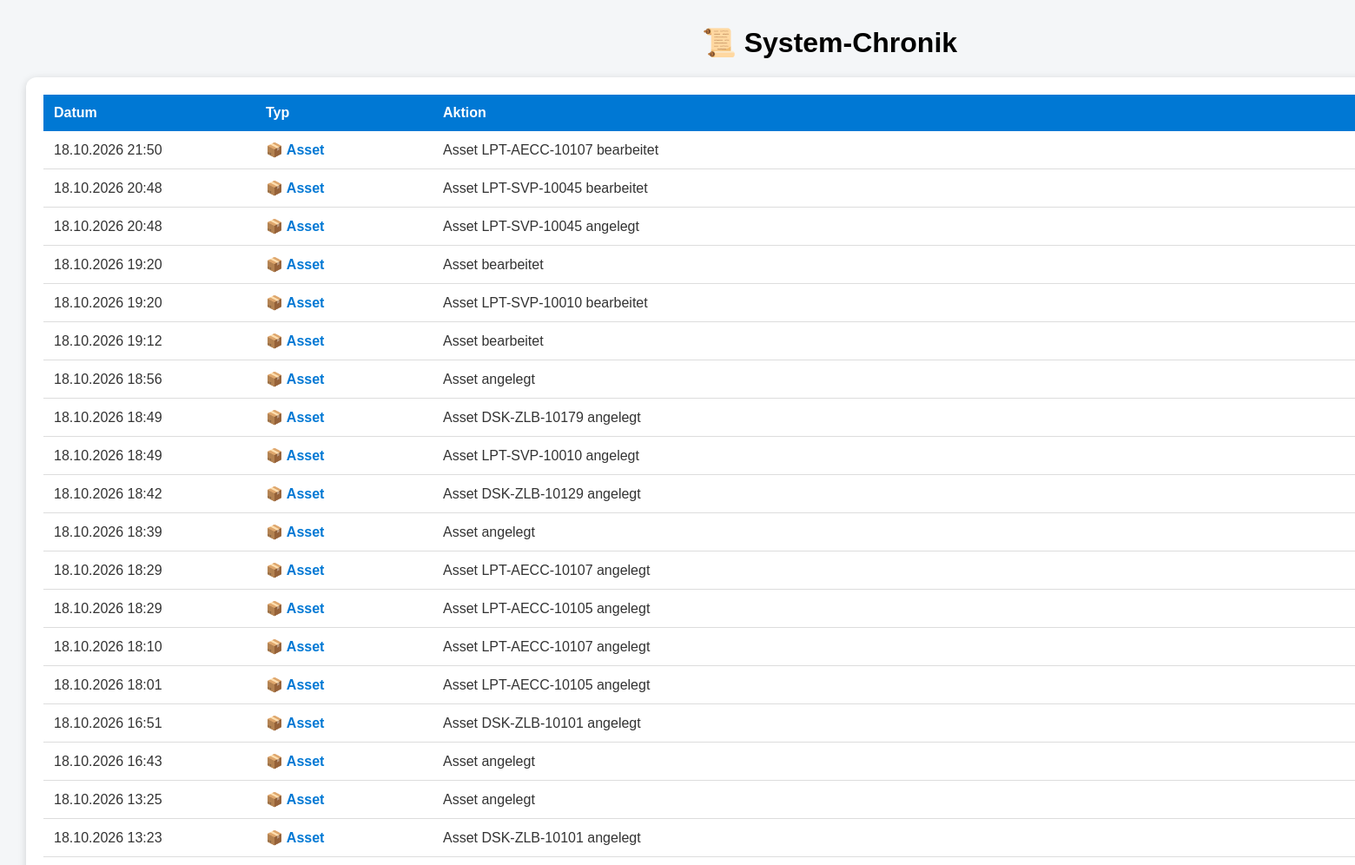
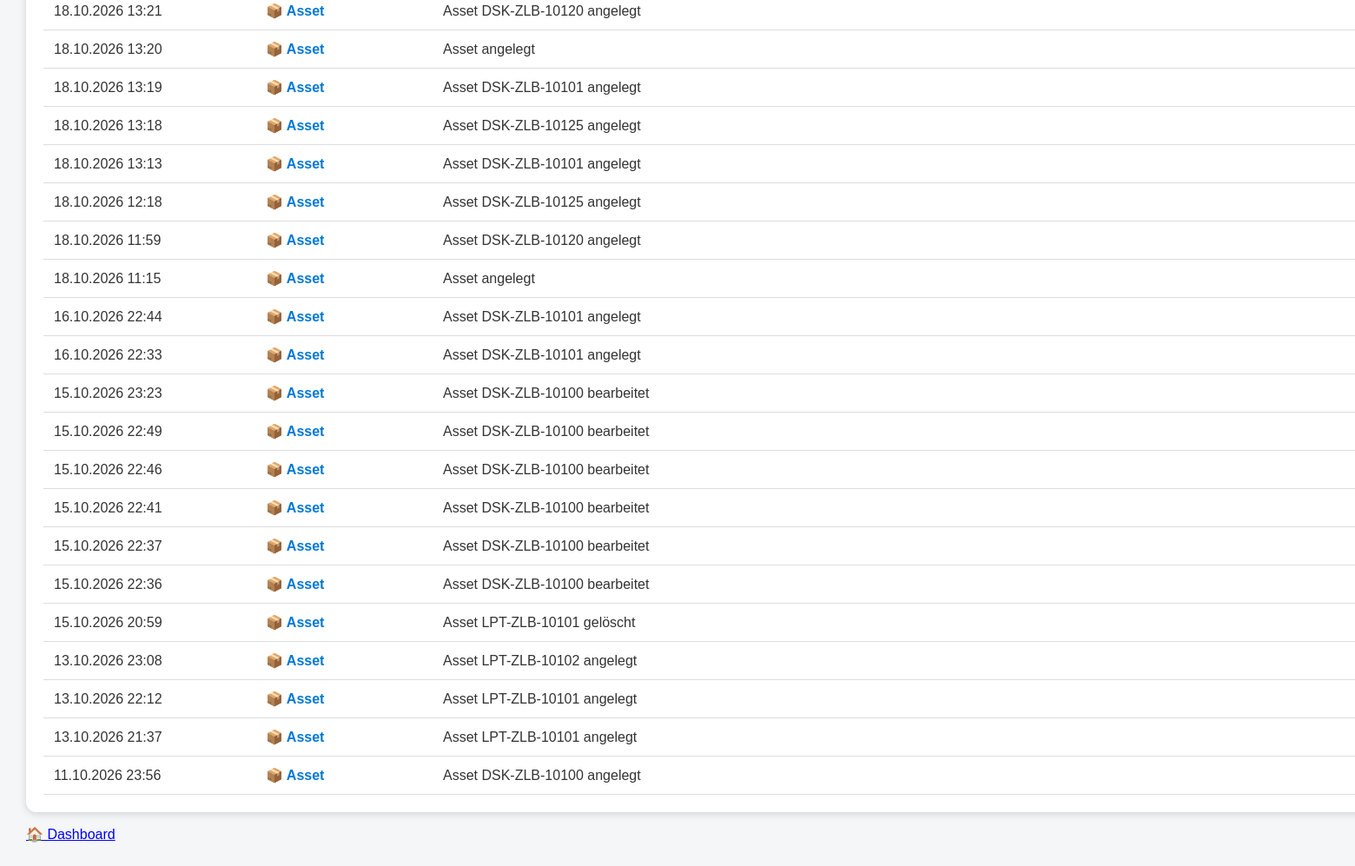
The page /historie on the database its author committed (2 pictures, top to bottom).
### tables this page shows
CREATE TABLE historie (
            id INTEGER PRIMARY KEY,
            datum TEXT,
            typ TEXT,
            aktion TEXT

        );

### app.py (the view)
@app.route("/historie")
def historie():
    verbindung = sqlite3.connect("asset_management.db")
    cursor = verbindung.cursor()
    cursor.execute("""
        SELECT datum, typ, aktion
        FROM historie
        ORDER BY id DESC
    """)
    eintraege = cursor.fetchall()
    verbindung.close()
    return render_template(
        "historie.html",
        eintraege=eintraege
    )

### templates/historie.html (shortened to what this page needs)
<!DOCTYPE html>
<html>
<head>
    <link rel="stylesheet"
          href="{{ url_for('static', filename='style.css')   }}">
</head>
<body>
    <div class="container">
        <h1>📜 System-Chronik</h1>
        <div class="card">
            <table>
                <tr>
                    <th class="datum">Datum</th>
                    <th class="typ">Typ</th>
                    <th>Aktion</th>
                </tr>
                {% for e in eintraege %}
                <tr>
                    <td>{{ e[0] }}</td>
                    <td>
                        {% if e[1] == "Asset" %}
                            <span class="asset">
                                📦 Asset
                            </span>
                        {% elif e[1] == "Mitarbeiter" %}
                            <span class="mitarbeiter">
                                👤 Mitarbeiter
                            </span>
                        {% else %}
                            {{ e[1] }}
                        {% endif %}
                    </td>
                    <td>{{ e[2] }}</td>
                </tr>
                {% endfor %}
            </table>
        </div>
        <p><a href="/">🏠 Dashboard</a></p>
    </div>
</body>
</html>

### static/style.css (style rules this page uses)
body { font-family: Arial, sans-serif; background-color: #f4f6f8; margin: 30px; }
h1 { text-align: center; }
.card { color: #333; text-decoration: none; }
.container { width: 1850px; margin: auto; }

### templates/historie.html (style rules this page uses)
.card { background-color: white; border-radius: 12px; padding: 20px; box-shadow: 0 2px 10px rgba(0,0,0,0.15); margin-top: 20px; }
.asset { color: #0078d4; font-weight: bold; }
table { width: 100%; border-collapse: collapse; }
th { background-color: #0078d4; color: white; text-align: left; padding: 12px; }
td { padding: 12px; border-bottom: 1px solid #ddd; }
.datum { width: 220px; }
.typ { width: 180px; }

### rows shown on the page
historie: datum "18.10.2026 21:50", typ "📦 Asset", aktion "Asset LPT-AECC-10107 bearbeitet"
historie: datum "18.10.2026 20:48", typ "📦 Asset", aktion "Asset LPT-SVP-10045 bearbeitet"
historie: datum "18.10.2026 20:48", typ "📦 Asset", aktion "Asset LPT-SVP-10045 angelegt"
historie: datum "18.10.2026 19:20", typ "📦 Asset", aktion "Asset bearbeitet"
historie: datum "18.10.2026 19:20", typ "📦 Asset", aktion "Asset LPT-SVP-10010 bearbeitet"
historie: datum "18.10.2026 19:12", typ "📦 Asset", aktion "Asset bearbeitet"
historie: datum "18.10.2026 18:56", typ "📦 Asset", aktion "Asset angelegt"
historie: datum "18.10.2026 18:49", typ "📦 Asset", aktion "Asset DSK-ZLB-10179 angelegt"
historie: datum "18.10.2026 18:49", typ "📦 Asset", aktion "Asset LPT-SVP-10010 angelegt"
historie: datum "18.10.2026 18:42", typ "📦 Asset", aktion "Asset DSK-ZLB-10129 angelegt"
historie: datum "18.10.2026 18:39", typ "📦 Asset", aktion "Asset angelegt"
historie: datum "18.10.2026 18:29", typ "📦 Asset", aktion "Asset LPT-AECC-10107 angelegt"
historie: datum "18.10.2026 18:29", typ "📦 Asset", aktion "Asset LPT-AECC-10105 angelegt"
historie: datum "18.10.2026 18:10", typ "📦 Asset", aktion "Asset LPT-AECC-10107 angelegt"
historie: datum "18.10.2026 18:01", typ "📦 Asset", aktion "Asset LPT-AECC-10105 angelegt"
historie: datum "18.10.2026 16:51", typ "📦 Asset", aktion "Asset DSK-ZLB-10101 angelegt"
historie: datum "18.10.2026 16:43", typ "📦 Asset", aktion "Asset angelegt"
historie: datum "18.10.2026 13:25", typ "📦 Asset", aktion "Asset angelegt"
historie: datum "18.10.2026 13:23", typ "📦 Asset", aktion "Asset DSK-ZLB-10101 angelegt"
historie: datum "18.10.2026 13:21", typ "📦 Asset", aktion "Asset DSK-ZLB-10120 angelegt"
historie: datum "18.10.2026 13:20", typ "📦 Asset", aktion "Asset angelegt"
historie: datum "18.10.2026 13:19", typ "📦 Asset", aktion "Asset DSK-ZLB-10101 angelegt"
historie: datum "18.10.2026 13:18", typ "📦 Asset", aktion "Asset DSK-ZLB-10125 angelegt"
historie: datum "18.10.2026 13:13", typ "📦 Asset", aktion "Asset DSK-ZLB-10101 angelegt"
historie: datum "18.10.2026 12:18", typ "📦 Asset", aktion "Asset DSK-ZLB-10125 angelegt"
historie: datum "18.10.2026 11:59", typ "📦 Asset", aktion "Asset DSK-ZLB-10120 angelegt"
historie: datum "18.10.2026 11:15", typ "📦 Asset", aktion "Asset angelegt"
historie: datum "16.10.2026 22:44", typ "📦 Asset", aktion "Asset DSK-ZLB-10101 angelegt"
historie: datum "16.10.2026 22:33", typ "📦 Asset", aktion "Asset DSK-ZLB-10101 angelegt"
historie: datum "15.10.2026 23:23", typ "📦 Asset", aktion "Asset DSK-ZLB-10100 bearbeitet"
historie: datum "15.10.2026 22:49", typ "📦 Asset", aktion "Asset DSK-ZLB-10100 bearbeitet"
historie: datum "15.10.2026 22:46", typ "📦 Asset", aktion "Asset DSK-ZLB-10100 bearbeitet"
historie: datum "15.10.2026 22:41", typ "📦 Asset", aktion "Asset DSK-ZLB-10100 bearbeitet"
historie: datum "15.10.2026 22:37", typ "📦 Asset", aktion "Asset DSK-ZLB-10100 bearbeitet"
historie: datum "15.10.2026 22:36", typ "📦 Asset", aktion "Asset DSK-ZLB-10100 bearbeitet"
historie: datum "15.10.2026 20:59", typ "📦 Asset", aktion "Asset LPT-ZLB-10101 gelöscht"
historie: datum "13.10.2026 23:08", typ "📦 Asset", aktion "Asset LPT-ZLB-10102 angelegt"
historie: datum "13.10.2026 22:12", typ "📦 Asset", aktion "Asset LPT-ZLB-10101 angelegt"
historie: datum "13.10.2026 21:37", typ "📦 Asset", aktion "Asset LPT-ZLB-10101 angelegt"
historie: datum "11.10.2026 23:56", typ "📦 Asset", aktion "Asset DSK-ZLB-10100 angelegt"
